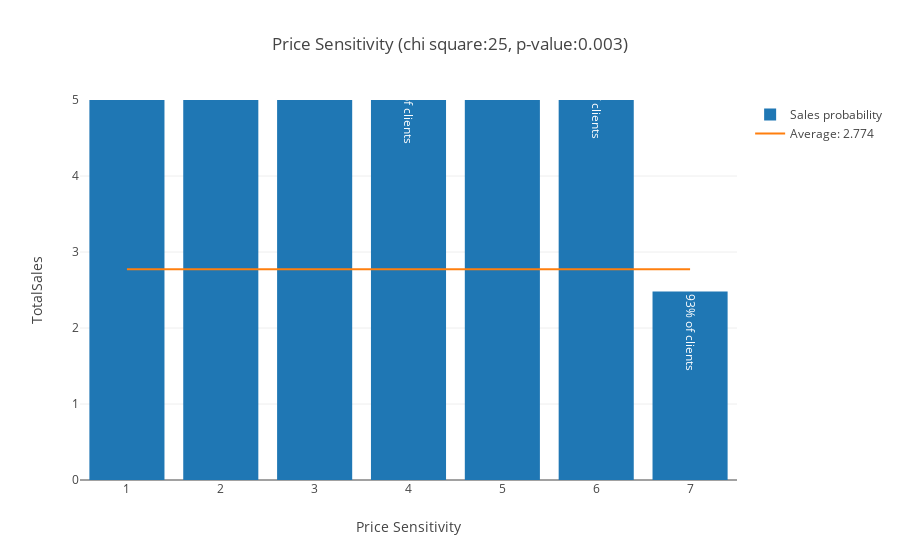

Source (notebook cell):
### Markdown cell above
The clients without data in the *Price Sensitivity* feature have a lower probability of buying the insurance, so we have included them in the analysis with the value 7, making them the more sensible to the price

### Code cell
var = 'Price Sensitivity'
db1.loc[np.isnan(db1[var]), var] = 7
chi, pval, fig = analyze_feature(var, db1)
scores[var] = (chi, pval)
iplot(fig)

### Figure 1 — Plotly figure (JSON) as saved in the notebook; plotly's stock layout.template omitted (floating-point values rounded to 4 significant figures)
{"data": [{"error_y": {"array": [20.86, 18.5, 17.72, 16.27, 17.55, 16.25, 11.45], "type": "data", "visible": false}, "name": "Sales probability", "text": ["1% of clients", "1% of clients", "1% of clients", "1% of clients", "1% of clients", "2% of clients", "93% of clients"], "type": "bar", "x": [1, 2, 3, 4, 5, 6, 7], "y": [9.372, 7.548, 6.38, 5.385, 6.203, 5.45, 2.48]}, {"mode": "lines", "name": "Average: 2.774", "type": "scatter", "x": [1, 7], "y": [2.774, 2.774]}], "layout": {"barmode": "group", "title": "Price Sensitivity (chi square:25, p-value:0.003)", "xaxis": {"title": "Price Sensitivity"}, "yaxis": {"range": [0, 5], "title": "TotalSales"}}}
